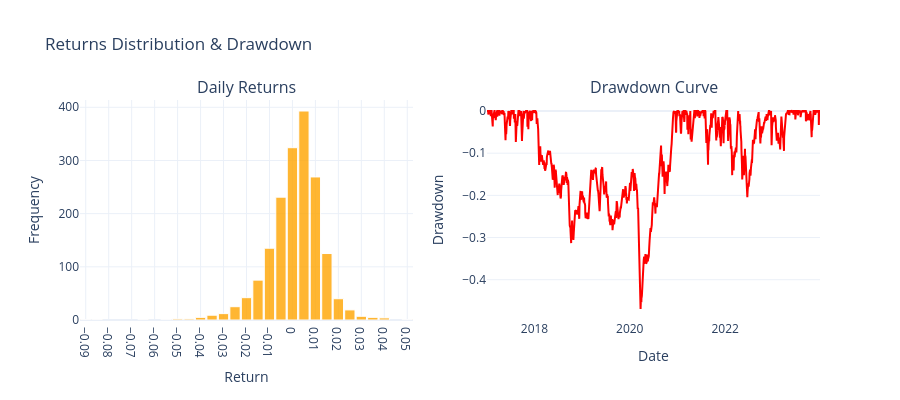

This figure's notebook cell:
### Code cell
from plotly.subplots import make_subplots
import plotly.graph_objects as go

returns = eq_curve.pct_change().fillna(0)
cum_max = eq_curve.cummax()
drawdown = (eq_curve - cum_max) / cum_max
mean_ret = returns.mean()
median_ret = returns.median()

fig = make_subplots(rows=1, cols=2, subplot_titles=('Daily Returns', 'Drawdown Curve'))
fig.add_trace(
    go.Histogram(
        x=returns,
        nbinsx=50,
        marker_color='orange',
        marker_line_color='white',
        marker_line_width=1,
        opacity=0.8,
        name='Returns'
    ),
    row=1, col=1
)

fig.add_trace(
    go.Scatter(
        x=drawdown.index,
        y=drawdown.values,
        mode='lines',
        line=dict(color='red', width=2),
        name='Drawdown'
    ),
    row=1, col=2
)

fig.update_xaxes(
    title_text='Return',
    row=1, col=1,
    nticks=20,
    showgrid=True
)
fig.update_yaxes(
    title_text='Frequency',
    row=1, col=1,
    showgrid=True
)

fig.update_xaxes(
    title_text='Date',
    row=1, col=2,
    showgrid=False
)
fig.update_yaxes(
    title_text='Drawdown',
    row=1, col=2,
    showgrid=True
)

fig.update_layout(
    title_text='Returns Distribution & Drawdown',
    bargap=0.1,               
    template='plotly_white',
    showlegend=False,
    width=900,
    height=400
)

fig.show()

### Figure 1 — Plotly figure (JSON) as saved in the notebook; plotly's stock layout.template omitted (floating-point values rounded to 4 significant figures; data arrays with more than 128 entries replaced by an {"elided": "..."} marker saying what was removed)
{"data": [{"marker": {"color": "orange", "line": {"color": "white", "width": 1}}, "name": "Returns", "nbinsx": 50, "opacity": 0.8, "type": "histogram", "x": {"elided": "1729 float values"}, "xaxis": "x", "yaxis": "y"}, {"line": {"color": "red", "width": 2}, "mode": "lines", "name": "Drawdown", "type": "scatter", "x": {"elided": "1729 str values"}, "xaxis": "x2", "y": {"elided": "1729 float values"}, "yaxis": "y2"}], "layout": {"annotations": [{"font": {"size": 16}, "showarrow": false, "text": "Daily Returns", "x": 0.225, "xanchor": "center", "xref": "paper", "y": 1, "yanchor": "bottom", "yref": "paper"}, {"font": {"size": 16}, "showarrow": false, "text": "Drawdown Curve", "x": 0.775, "xanchor": "center", "xref": "paper", "y": 1, "yanchor": "bottom", "yref": "paper"}], "bargap": 0.1, "height": 400, "showlegend": false, "title": {"text": "Returns Distribution & Drawdown"}, "width": 900, "xaxis": {"anchor": "y", "domain": [0, 0.45], "nticks": 20, "showgrid": true, "title": {"text": "Return"}}, "xaxis2": {"anchor": "y2", "domain": [0.55, 1], "showgrid": false, "title": {"text": "Date"}}, "yaxis": {"anchor": "x", "domain": [0, 1], "showgrid": true, "title": {"text": "Frequency"}}, "yaxis2": {"anchor": "x2", "domain": [0, 1], "showgrid": true, "title": {"text": "Drawdown"}}}}
